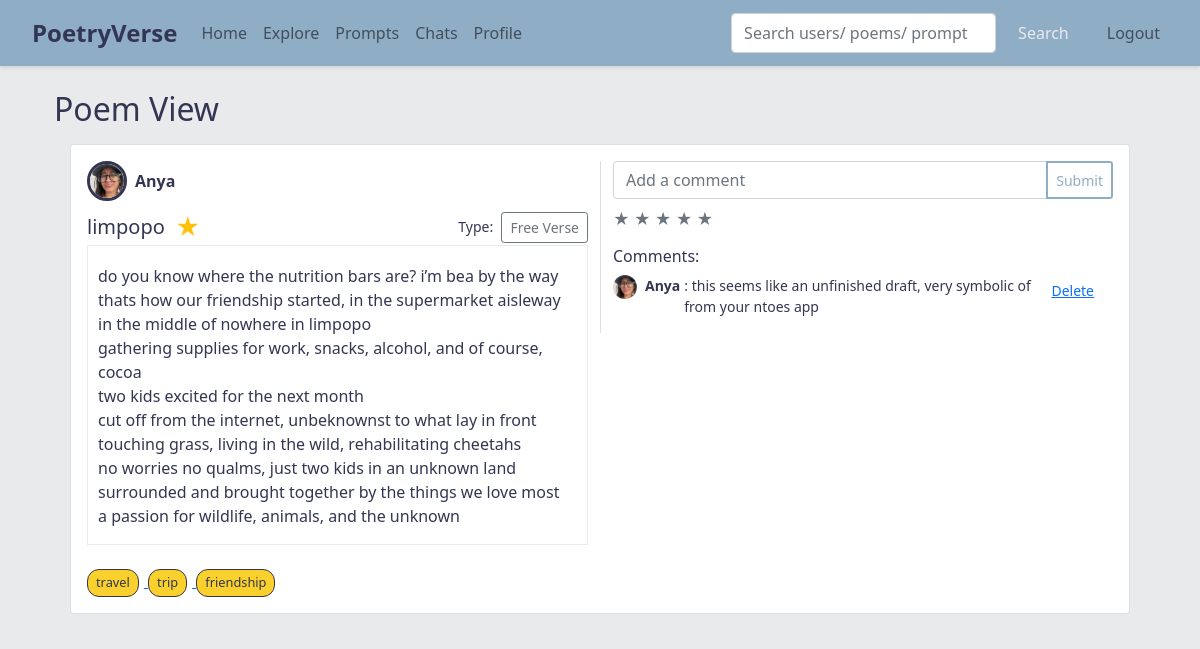
/poem/4 (signed in), run on the app's committed database.
### app.py (models this page shows)
class User(db.Model, UserMixin):
    id = db.Column(db.Integer, primary_key=True)
    username = db.Column(db.String(150), unique=True, nullable=False)
    email = db.Column(db.String(150), unique=True, nullable=False)
    password = db.Column(db.String(200), nullable=False)
    description = db.Column(db.Text, nullable=True)
    profile_image = db.Column(db.String(300), nullable=True)
    poems = db.relationship('Poem', backref='author', lazy=True)
    collections = db.relationship('Collection', backref='owner', lazy=True)
    favorite_poems = db.relationship('Poem', secondary=favorites, backref=db.backref('favorited_by', lazy='dynamic'))
    following = db.relationship('User', secondary=followers,
                                primaryjoin=(followers.c.follower_id == id),
                                secondaryjoin=(followers.c.followed_id == id),
                                backref=db.backref('followers', lazy='dynamic'),
                                lazy='dynamic')

class Poem(db.Model):
    id = db.Column(db.Integer, primary_key=True)
    title = db.Column(db.String(200), nullable=False)
    content = db.Column(db.Text, nullable=False)
    poem_type = db.Column(db.String(100), nullable=True)
    rating = db.Column(db.Integer, default=0)
    user_id = db.Column(db.Integer, db.ForeignKey('user.id'), nullable=False)
    collection_id = db.Column(db.Integer, db.ForeignKey('collection.id'), nullable=True)
    visibility = db.Column(db.String(10), nullable=False, default='public')
    comments = db.relationship('Comment', backref='poem', lazy=True, cascade="all, delete-orphan")
    tags = db.relationship('Tag', secondary=poem_tags, backref=db.backref('poems', lazy='dynamic'))
    prompt_id = db.Column(db.Integer, db.ForeignKey('prompt.id'), nullable=True)

class Tag(db.Model):
    id = db.Column(db.Integer, primary_key=True)
    name = db.Column(db.String(50), unique=True, nullable=False)

class Comment(db.Model):
    id = db.Column(db.Integer, primary_key=True)
    text = db.Column(db.String(300), nullable=False)
    poem_id = db.Column(db.Integer, db.ForeignKey('poem.id'), nullable=False)
    user_id = db.Column(db.Integer, db.ForeignKey('user.id'), nullable=False)
    created_at = db.Column(db.DateTime, default=datetime.utcnow)
    is_edit_marker = db.Column(db.Boolean, default=False)
    author = db.relationship('User', backref='comments')

### app.py (the view)
@app.route('/poem/<int:poem_id>')
def view_poem(poem_id):
    poem = Poem.query.get_or_404(poem_id)
    if poem.visibility == 'private' and poem.author != current_user:
        flash("This poem is private.", "danger")
        return redirect(url_for('home'))
    elif poem.visibility.startswith("select_group:"):
        try:
            group_id = int(poem.visibility.split(":")[1])
            group = ChatGroup.query.get(group_id)
            if not (current_user.is_authenticated and group and current_user in group.members):
                flash("You do not have access to view this poem.", "danger")
                return redirect(url_for('home'))
        except (IndexError, ValueError):
            flash("This poem has invalid visibility settings.", "danger")
            return redirect(url_for('home'))
    return render_template('view_poem.html', poem=poem)

### app.py (called while the page is built)
@login_manager.user_loader
def load_user(user_id):
    return User.query.get(int(user_id))

### templates/view_poem.html (shortened to what this page needs)
{% extends "base.html" %}
{% block content %}
<div class="container my-4">
  <h2>Poem View</h2>
  <div class="list-group">
    <div class="list-group-item mb-3 custom-bg">
      <div class="card">
        <div class="card-body">
          <div class="row">
            <div class="col-md-6">
              <div class="d-flex align-items-center mb-2">
                {% if poem.author.profile_image %}
                  <img src="{{ poem.author.profile_image }}" alt="Profile Image" class="profile-img" style="width: 40px; height: 40px; border-radius: 50%; object-fit: cover; object-position: center; margin-right: 0.5rem;">
                {% else %}
                  <div class="rounded-circle bg-secondary d-flex justify-content-center align-items-center" style="width: 40px; height: 40px; margin-right: 0.5rem;">
                    <span class="text-white" style="font-size: 1rem;">?</span>
                  </div>
                {% endif %}
                <span class="fw-bold">{{ poem.author.username }}</span>
              </div>
              <div class="d-flex justify-content-between align-items-center">
                <div class="d-flex justify-content-between align-items-center">
                  <h5 class="card-title mb-0">{{ poem.title }} &nbsp;</h5>
                  <button class="favorite-btn" data-poem-id="{{ poem.id }}">
                    <span class="star-icon {% if poem in current_user.favorite_poems %}text-warning{% else %}text-secondary{% endif %}">
                      &#9733;
                    </span>
                  </button>
                </div>
                {% if poem.poem_type %}
                <div>
                  <small class="me-1">Type:</small>
                  <button class="btn btn-sm btn-outline-secondary">{{ poem.poem_type }}</button>
                </div>
                {% endif %}
              </div>
              <div class="poem-content-container">
                <p class="card-text mt-2">{{ poem.content | replace('\n', '<br>') | safe }}</p>
              </div>
              <br>
              {% if poem.tags %}
                <div class="poem-tags">
                  {% for tag in poem.tags %}
                  <a href="{{ url_for('search', q=tag.name) }}" class="tag-chip-link">
                    <span class="tag-chip-display">{{ tag.name }}</span>
                  </a>
                  {% endfor %}
                </div>
              {% endif %}
            </div>
            <div class="col-md-6 d-flex flex-column" style="border-left: 1px solid #ddd;">
                {% if current_user.is_authenticated %}
                <form class="add-comment-form" data-poem-id="{{ poem.id }}">
                    <div class="input-group mb-2">
                    <input type="text" class="form-control" name="comment" placeholder="Add a comment">
                    <button type="submit" class="btn btn-sm btn-outline-primary add-button-new">Submit</button>
                    </div>
                </form>
                {% else %}
                <p class="text-muted">Log in to add comments.</p>
                {% endif %}
                <div class="rating mb-3" data-rating="{{ poem.rating }}" data-poem-id="{{ poem.id }}">
                {% for i in range(1, 6) %}
                    <span class="star {% if i <= poem.rating %}text-warning{% else %}text-secondary{% endif %}" data-rating-value="{{ i }}">&#9733;</span>
                {% endfor %}
                </div>
                <div class="comments-container">
                <h6>Comments:</h6>
                <div class="comments-list">
                    {% set sorted_comments = poem.comments|sort(attribute='created_at', reverse=True) %}
                    {% for comment in sorted_comments %}
                    {% if comment.is_edit_marker %}
                        <hr>
                        <p class="small text-center text-muted">{{ comment.text }}</p>
                    {% else %}
                        <p class="small d-flex align-items-start" id="comment-{{ comment.id }}">
                        {% if comment.author.profile_image %}
                            <img src="{{ comment.author.profile_image }}" alt="Profile" class="comment-profile-img">
                        {% else %}
                            <div class="rounded-circle bg-secondary d-flex justify-content-center align-items-center comment-profile-img">
                            <span class="text-white">?</span>
                            </div>
                        {% endif %}
                        <strong class="me-1">{{ comment.author.username }}</strong>: {{ comment.text }}
                        {% if current_user.is_authenticated and comment.user_id == current_user.id %}
                            <button class="btn btn-link btn-sm delete-comment" data-comment-id="{{ comment.id }}">Delete</button>
                        {% endif %}
                        </p>
                    {% endif %}
                    {% endfor %}
                </div>
                </div>
            </div>
          </div>
        </div>
      </div>
    </div>
  </div>
</div>
{% endblock %}

### static/css/global.css (style rules this page uses)
body { background-color: #e9eaec; color: #333652; }
.custom-bg { background-color: #e9eaec; border: none !important; color: #333652; }
.add-button-new { background-color: #ffffff; border: 2px solid #90adc6; color: #90adc6; }
.profile-img { width: 100px; height: 100px; border-radius: 50%; object-fit: cover; object-position: center; border: 3px solid #333652; }
.col-md-6 { display: flex; flex-direction: column; justify-content: space-between; height: 100%; }
.poem-content-container { max-height: 300px; overflow-y: auto; padding: 10px; border: 1px solid #e9eaec; }
.comments-container { display: flex; flex-direction: column; flex-grow: 1; max-height: 100%; }
.comments-list { flex-grow: 1; max-height: 200px; overflow-y: auto; padding-right: 10px; }
.comment-profile-img { width: 24px; height: 24px; border-radius: 50%; object-fit: cover; object-position: center; margin-right: 0.5rem; }
.favorite-btn { border: none; background: none; padding: 0; font-size: 1.5rem; cursor: pointer; }
.star-icon { font-size: 1.5rem; color: black; transition: color 0.1s ease-in-out; }
.star-icon.text-warning { color: gold; }
.tag-chip-display { display: inline-block; background-color: #fad02c; color: #333652; padding: 3px 8px; border: 1px solid #333652; border-radius: 12px; font-size: 0.8rem; margin-right: 5px; transition: color 0.9s ease-in-out; }

### data on the page
User: author.profile_image (picture), author.username "Anya"
Poem: title "limpopo", poem_type "Free Verse", content "do you know where the nutrition bars are? i’m bea by the way thats how our friendship started, in the supermarket aisleway in the middle of nowhere in limpopo gathering supplies for work, snacks, alcohol, and of course, cocoa two kids excited for the next month cut off from the internet, unbeknownst to what lay in front touching grass, living in the wild, rehabilitating cheetahs no worries no qualms, just two kids in an unknown land surrounded and brought together by the things we love most a passion for wildlife, animals, and the unknown"
Tag: name "travel"
Tag: name "trip"
Tag: name "friendship"
Comment: author.profile_image (picture), author.username "Anya", text "this seems like an unfinished draft, very symbolic of from your ntoes app"
